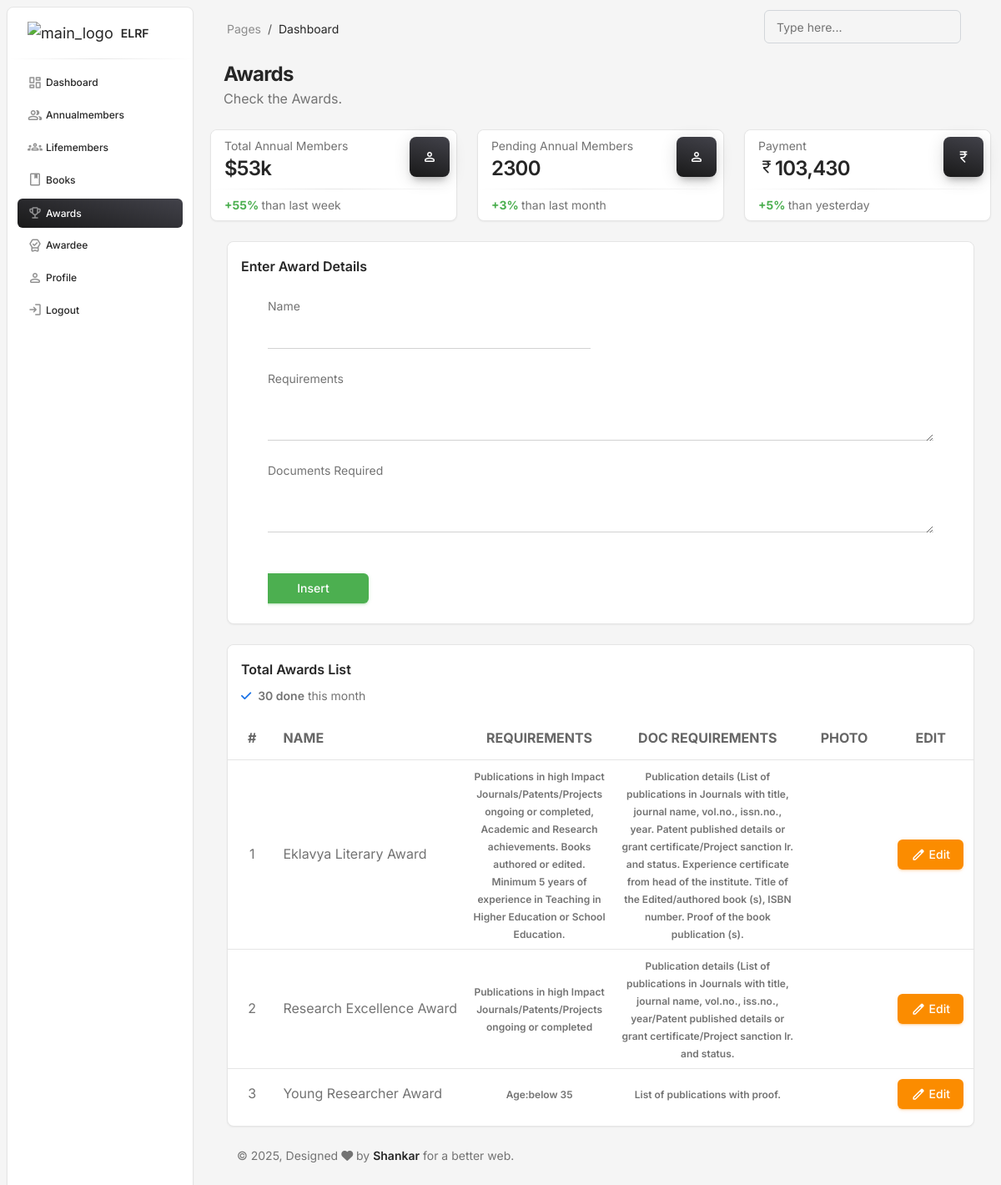
The app's page /Admin1/pages/awards.php with its own data.
### tables this page shows
CREATE TABLE `awards` (
  `id` int(11) NOT NULL,
  `name` varchar(100) NOT NULL,
  `req` text DEFAULT NULL,
  `doc_req` text DEFAULT NULL,
  `photo` varchar(100) DEFAULT NULL
);

### Admin1/pages/awards.php (the view, shortened to what this page needs)
<?php
include('./comp/head.php');
?>
<body class="g-sidenav-show  bg-gray-100">
  <?php
include('./comp/sidebar.php');
  ?>
  <main class="main-content position-relative max-height-vh-100 h-100 border-radius-lg ">
    <?php
include('./comp/nav.php');
  ?>
    <div class="container-fluid py-2">
      <div class="row">
        <div class="ms-3">
          <h3 class="mb-0 h4 font-weight-bolder">Awards</h3>
          <p class="mb-4">
            Check the Awards.
          </p>
        </div>
        <div class="col-xl-4 col-sm-6 mb-xl-0 mb-4">
          <div class="card">
            <div class="card-header p-2 ps-3">
              <div class="d-flex justify-content-between">
                <div>
                  <p class="text-sm mb-0 text-capitalize">Total Annual Members</p>
                  <h4 class="mb-0">$53k</h4>
                </div>
                <div class="icon icon-md icon-shape bg-gradient-dark shadow-dark shadow text-center border-radius-lg">
                <i class="material-symbols-rounded opacity-10">person</i>
                </div>
              </div>
            </div>
            <hr class="dark horizontal my-0">
            <div class="card-footer p-2 ps-3">
              <p class="mb-0 text-sm"><span class="text-success font-weight-bolder">+55% </span>than last week</p>
            </div>
          </div>
        </div>
        <div class="col-xl-4 col-sm-6 mb-xl-0 mb-4">
          <div class="card">
            <div class="card-header p-2 ps-3">
              <div class="d-flex justify-content-between">
                <div>
                  <p class="text-sm mb-0 text-capitalize">Pending Annual Members</p>
                  <h4 class="mb-0">2300</h4>
                </div>
                <div class="icon icon-md icon-shape bg-gradient-dark shadow-dark shadow text-center border-radius-lg">
                  <i class="material-symbols-rounded opacity-10">person</i>
                </div>
              </div>
            </div>
            <hr class="dark horizontal my-0">
            <div class="card-footer p-2 ps-3">
              <p class="mb-0 text-sm"><span class="text-success font-weight-bolder">+3% </span>than last month</p>
            </div>
          </div>
        </div>
        <div class="col-xl-4 col-sm-6">
          <div class="card">
            <div class="card-header p-2 ps-3">
              <div class="d-flex justify-content-between">
                <div>
                  <p class="text-sm mb-0 text-capitalize">Payment</p>
                  <h4 class="mb-0"> <i class="material-symbols-rounded opacity-10">currency_rupee</i>103,430</h4>
                </div>
                <div class="icon icon-md icon-shape bg-gradient-dark shadow-dark shadow text-center border-radius-lg">
                  <i class="material-symbols-rounded opacity-10">currency_rupee</i>
                </div>
              </div>
            </div>
            <hr class="dark horizontal my-0">
            <div class="card-footer p-2 ps-3">
              <p class="mb-0 text-sm"><span class="text-success font-weight-bolder">+5% </span>than yesterday</p>
            </div>
          </div>
        </div>
      </div>
      <div class="row  mt-4 mb-4 m-2">
        <div class="col mb-md-0 mb-4">
          <div class="card">
            <div class="card-header pb-0">
              <div class="row">
                <div class="col-lg-6 col-7">
                  <h6>Enter Award Details</h6>
                </div>
              </div>
            </div>
            <div class="card-body px-5 pb-2 ">
              <div class="table-responsive">
              <form method="POST" action="insertaward.php">
            <div class="row">
                <div class="col-md-6">
                <div class="input-group input-group-static mb-4">
                        <label >Name</label>
                        <input type="text" name="name" class="form-control  "  required>
                    </div>
                </div>
                <div class="col-md-12">
                     <div class="input-group input-group-static mb-4">
                      <label >Requirements</label>
                      <textarea row='3' name="req" class="form-control"  >
  </textarea>
                    </div>
                    <div class="col-md-12">
                     <div class="input-group input-group-static mb-4">
                      <label >Documents Required</label>
                      <textarea name="doc_req" class="form-control  " >
  </textarea>
                    </div>
                </div>
            </div>
            <div class="row">
                <button type="submit" class="col-2 mt-4 px-2 btn btn-success">Insert</button>
            </div>
        </form>
              </div>
</div>
            </div>
          </div>
        </div>
</div>
        <div class="row  mt-4 mb-4 m-2">
        <div class="col mb-md-0 mb-4">
          <div class="card">
            <div class="card-header pb-0">
              <div class="row">
                <div class="col-lg-6 col-7">
                  <h6>Total Awards List</h6>
                  <p class="text-sm mb-0">
                    <i class="fa fa-check text-info" aria-hidden="true"></i>
                    <span class="font-weight-bold ms-1">30 done</span> this month
                  </p>
                </div>
              </div>
            </div>
            <div class="card-body px-0 pb-2">
              <div class="table-responsive">
                <table class="table align-items-center mb-0">
                  <thead>
                    <tr>
                    <th class="text-center text-uppercase text-dark  text-xxl font-weight-bolder opacity-7">#</th>
                      <th class="text-uppercase text-dark text-xxl font-weight-bolder opacity-7 ps-2">Name</th>
                      <th class="text-center text-uppercase text-dark text-xxl font-weight-bolder opacity-7">Requirements</th>
                      <th class="text-center text-uppercase text-dark text-xxl font-weight-bolder opacity-7">Doc Requirements</th>
                      <th class="text-center text-uppercase text-dark text-xxl font-weight-bolder opacity-7">Photo</th>
                      <th class="text-center text-uppercase text-dark text-xxl font-weight-bolder opacity-7">Edit</th>
                    </tr>
                  </thead>
                  <tbody>
                  <?php
include_once('conn.php');
$sql = "SELECT * FROM awards";
$result = mysqli_query($conn, $sql);
$i = 1;
if (mysqli_num_rows($result) > 0) {
  while ($row = mysqli_fetch_assoc($result)) {
?>
    <tr>
        <td class="align-middle text-center">
            <?= $i; ?>
        </td>
        <td>
            <?= htmlspecialchars($row['name']); ?>
        </td>
        <td class="align-middle text-center text-sm">
            <span class="text-xs font-weight-bold text-wrap"><?= $row['req']; ?> </span>
        </td>
        <td class="align-middle text-center text-wrap text-sm">
            <span class="text-xs font-weight-bold"><?= $row['doc_req']; ?> </span>
        </td>
        <td class="align-middle text-center text-sm">
        </td>
        <td class="align-middle text-center">
            <span class="font-weight-bold">
                <a href="editaward.php?id=<?= $row['id']; ?>">
                    <button class='btn btn-warning m-1'>
                        <i class='material-symbols-rounded opacity-10'>edit</i> Edit
                    </button>
                </a>
            </span>
        </td>
    </tr>
<?php
    $i++;
  }
} else {
  echo "<tr><td colspan='6' class='px-5 text-dark h6'> No Record Found </td></tr>";
}
?>
                  </tbody>
                </table>
              </div>
            </div>
          </div>
        </div>
  <?php
include('./comp/footer.php');
  ?>

### Admin1/assets/css/nucleo-svg.css (style rules this page uses)
.icon { display: inline-block; color: #111111; height: 1em; width: 1em; }
.icon { fill: currentColor; stroke: none; }

### records on screen
awards: name "Eklavya Literary Award", req "Publications in high Impact Journals/Patents/Projects ongoing or completed, Academic and Research achievements. Books authored or edited. Minimum 5 years of experience in Teaching in Higher Education or School Education.", doc_req "Publication details (List of publications in Journals with title, journal name, vol.no., issn.no., year. Patent published details or grant certificate/Project sanction lr. and status. Experience certificate from head of the institute. Title of the Edited/authored book (s), ISBN number. Proof of the book publication (s)."
awards: name "Research Excellence Award", req "Publications in high Impact Journals/Patents/Projects ongoing or completed", doc_req "Publication details (List of publications in Journals with title, journal name, vol.no., iss.no., year/Patent published details or grant certificate/Project sanction lr. and status."
awards: name "Young Researcher Award", req "Age:below 35", doc_req "List of publications with proof."
